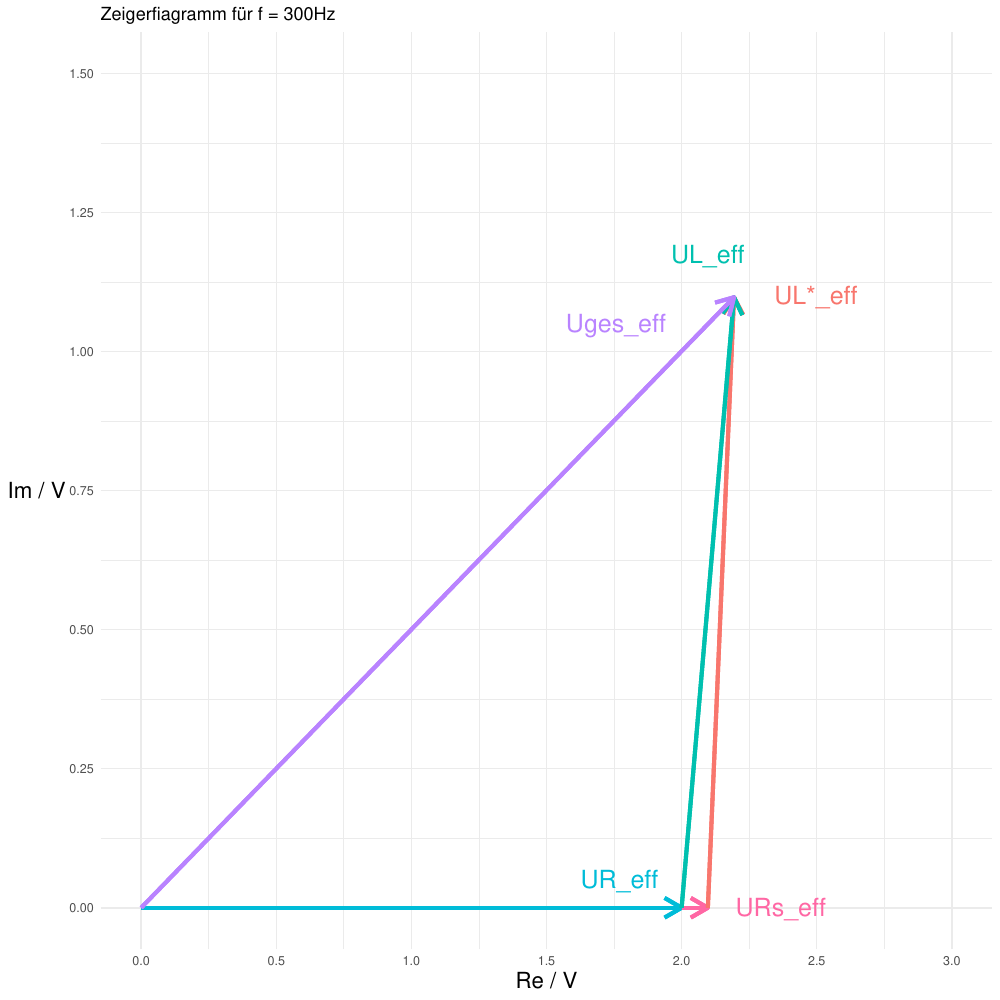

Here is the R script that generated this plot:
#Komplexe Zeiger von R, L, C

library(ggplot2)

options(scipen=10000)

output_width  <- 10
output_height <- output_width


ylabel <- "Im / V"
xlabel <- "Re / V"

Rpos <- 0.618

f <- 300
Uges_eff <- 2.223
Ur_eff   <- 2
Ul_eff   <- 1.1063
Ull_eff  <- 1.10203
Urs_eff  <- 0.09707
phi      <- 84.96647 * pi/180


Rcolor <- "#FF67A4"
Lcolor <- "#F8766D"
Tcolor <- "#00BCD8"

UgesColor<- "#B983FF"
ULColor  <- "#00C0AF"

pdf("ZeigerbildSpannung.pdf", width = output_width, height = output_height)

####################################################################

p9 <- ggplot(data.frame(x=c(0, 2),y=c(0,2)), aes(x,y)) +

        theme_minimal() + # maybe theme_bw()

        ggtitle("Zeigerfiagramm für f = 300Hz") +

        theme(axis.title.y = element_text(angle = 0, vjust = 0.5, size=16.18) ) + # rotate axis title
        theme(axis.title.x = element_text(angle = 0, hjust = 0.5, size=16.18) ) +

        xlab(xlabel)  +
        ylab(ylabel)  +

        scale_y_continuous(limits=c(0,1.5),  breaks = seq(0,1.5, by=0.25)) +
        scale_x_continuous(limits=c(0,3),  breaks = seq(0,3, by=0.5))+

        #lines "#E58700"
        # ur
        geom_segment( aes(x = 0, y = 0, xend = Ur_eff, yend = 0 ), color=Tcolor,   linetype="solid", arrow = arrow(length = unit(0.5, "cm")), size = 1.3819)+
        annotate(geom="text", x=Ur_eff-0.23, y=0.05, label="UR_eff", color=Tcolor, size=6.18) +

        # urs
        geom_segment( aes(x = Ur_eff, y = 0, xend = Ur_eff+Urs_eff, yend = 0 ), color=Rcolor,   linetype="solid", arrow = arrow(length = unit(0.5, "cm")), size = 1.3819)+
        annotate(geom="text", x=Ur_eff+Urs_eff+0.27, y=0, label="URs_eff", color=Rcolor, size=6.18)+

        #ull
        geom_segment( aes(x = Ur_eff+Urs_eff, y = 0, xend = Ur_eff+Urs_eff+cos(phi)*Ull_eff, yend = sin(phi)*Ull_eff ), color=Lcolor,   linetype="solid", arrow = arrow(length = unit(0.5, "cm")), size = 1.3819)+
        annotate(geom="text", x=Ur_eff+Urs_eff+0.4, y=1.1, label="UL*_eff", color=Lcolor, size=6.18) +

        #ul
        geom_segment( aes(x = Ur_eff, y = 0, xend = Ur_eff+Urs_eff+cos(phi)*Ull_eff, yend = sin(phi)*Ull_eff ), color=ULColor,   linetype="solid", arrow = arrow(length = unit(0.5, "cm")), size = 1.3819)+
        annotate(geom="text", x=Ur_eff+Urs_eff, y=1.175, label="UL_eff", color=ULColor, size=6.18) +

        #uges
        geom_segment( aes(x = 0, y = 0, xend = Ur_eff+Urs_eff+cos(phi)*Ull_eff, yend = sin(phi)*Ull_eff ), color=UgesColor,   linetype="solid", arrow = arrow(length = unit(0.5, "cm")), size = 1.3819)+
        annotate(geom="text", x=Ur_eff+Urs_eff-0.34, y=1.05, label="Uges_eff", color=UgesColor, size=6.18)



p9
